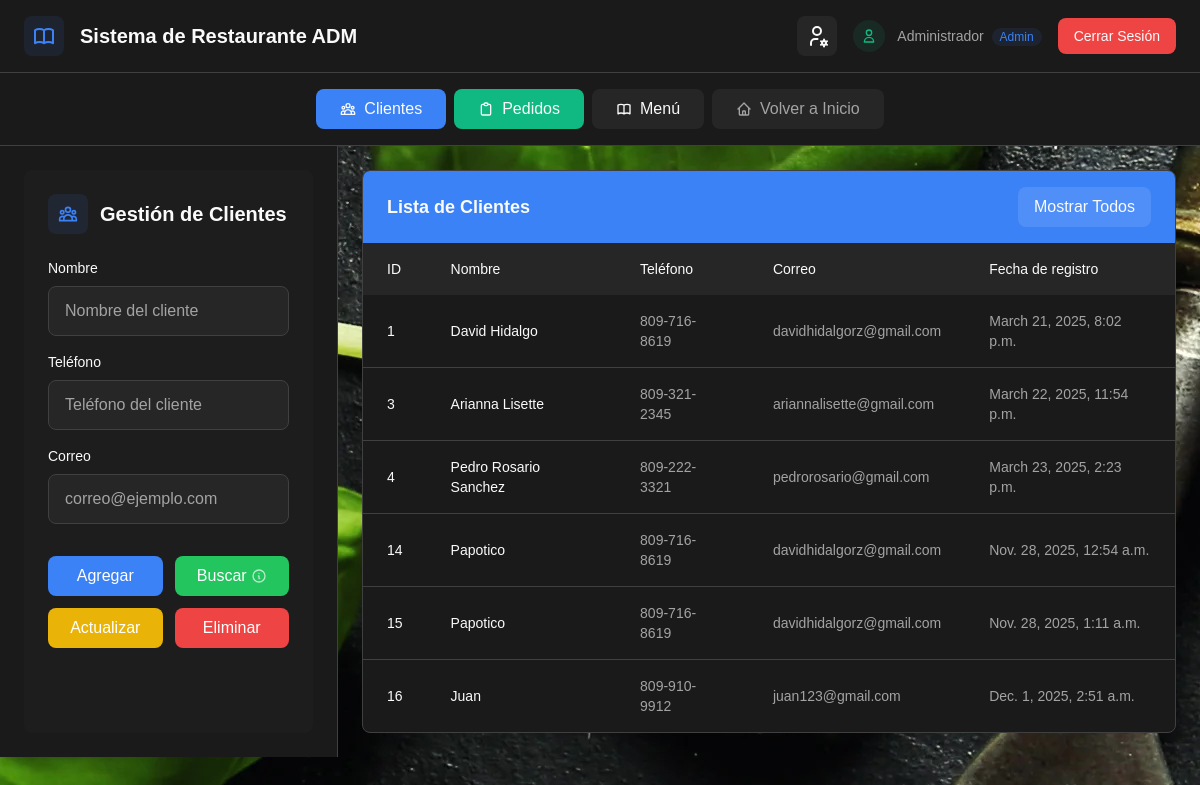
/home/client/ (signed in), run on the app's committed database.
### Web_Restaurante/models.py (models this page shows, shortened)
class Cliente(models.Model):
    nombre = models.CharField(max_length=100)
    telefono = models.CharField(max_length=15)
    correo = models.EmailField()
    fecha_registro = models.DateTimeField(auto_now_add=True)

### Web_Restaurante/views.py (the view)
# urls.py: path('home/client/', views.cliente_list, name='clientes'),
@login_required
@cache_control(no_cache=True, must_revalidate=True, no_store=True)
def cliente_list(request):
    clientes = Cliente.objects.all().order_by("id")
    form = ClienteForm()
    return render(request, "client.html", {
        "clientes": clientes,
        "form": form,
    })

### Web_Restaurante/forms.py (shortened to what this page needs)
class ClienteForm(forms.ModelForm):
    class Meta:
        model = Cliente
        fields = ['nombre', 'telefono', 'correo']

### Web_Restaurante/templates/client.html (shortened to what this page needs)
{% extends "home.html" %}
{% load static %}
{% block btn-header-content %}
  <a href="{% url 'home' %}"
     class="bg-muted hover:bg-muted/80 text-muted-foreground px-6 py-2 rounded-lg font-medium transition-all duration-200 flex items-center space-x-2">
    <svg class="w-4 h-4" fill="none" stroke="currentColor" viewBox="0 0 24 24">
      <path stroke-linecap="round" stroke-linejoin="round" stroke-width="2" d="M3 12l2-2m0 0l7-7 7 7M5 10v10a1 1 0 001 1h3m10-11l2 2m-2-2v10a1 1 0 01-1 1h-3m-6 0a1 1 0 001-1v-4a1 1 0 011-1h2a1 1 0 011 1v4a1 1 0 001 1m-6 0h6">
      </path>
    </svg>
    <span>Volver a Inicio</span>
  </a>
{% endblock btn-header-content %}
{% block content %}
  <div class="flex h-[calc(100vh-140px)]">
    <div class="w-98 bg-card border-r border-border p-6">
      <div class="bg-secondary/30 rounded-lg p-6 h-full">
        {% block sidebar_content %}
          <div class="space-y-6">
            <div class="flex items-center space-x-3 mb-6">
              <div class="w-10 h-10 bg-primary/10 rounded-lg flex items-center justify-center">
              </div>
              <h2 class="text-xl font-bold text-foreground">Gestión de Clientes</h2>
            </div>
            <form method="post" id="client-form" class="space-y-4">
              <div>
                <label for="name_client"
                       class="block text-sm font-medium text-foreground mb-2">Nombre</label>
                <input type="text"
                       name="nombre"
                       id="name_client"
                       class="w-full px-4 py-3 bg-input border border-border rounded-lg focus:ring-2 focus:ring-primary focus:border-transparent transition-all duration-200 text-foreground placeholder-muted-foreground"
                       placeholder="Nombre del cliente" />
              </div>
              <div>
                <label for="tel_client"
                       class="block text-sm font-medium text-foreground mb-2">Teléfono</label>
                <input type="text"
                       name="telefono"
                       id="tel_client"
                       class="w-full px-4 py-3 bg-input border border-border rounded-lg focus:ring-2 focus:ring-primary focus:border-transparent transition-all duration-200 text-foreground placeholder-muted-foreground"
                       placeholder="Teléfono del cliente" />
              </div>
              <div>
                <label for="email_client"
                       class="block text-sm font-medium text-foreground mb-2">Correo</label>
                <input type="email"
                       name="correo"
                       id="email_client"
                       class="w-full px-4 py-3 bg-input border border-border rounded-lg focus:ring-2 focus:ring-primary focus:border-transparent transition-all duration-200 text-foreground placeholder-muted-foreground"
                       placeholder="correo@ejemplo.com" />
              </div>
              <div class="grid grid-cols-2 gap-3 pt-4">
                <button type="submit"
                        formaction="{% url 'cliente_agregar' %}"
                        class="bg-blue-500 hover:bg-blue-600 text-white px-4 py-2 rounded-lg font-medium transition-all duration-200">
                  Agregar
                </button>
                <button type="submit"
                        formaction="{% url 'cliente_buscar' %}"
                class="bg-green-500 hover:bg-green-600 text-white px-4 py-2 rounded-lg font-medium transition-all duration-200 flex items-center justify-center space-x-1">
                  <span>Buscar</span>
                  <div class="group relative">
                    <svg class="w-4 h-4 text-accent-foreground/70"
                         fill="none"
                         stroke="currentColor"
                         viewBox="0 0 24 24">
                      <path stroke-linecap="round" stroke-linejoin="round" stroke-width="2" d="M13 16h-1v-4h-1m1-4h.01M21 12a9 9 0 11-18 0 9 9 0 0118 0z">
                      </path>
                    </svg>
                  </div>
                </button>
                <button type="submit"
                        formaction="{% url 'cliente_actualizar' %}"
                        class="bg-yellow-500 hover:bg-yellow-600 text-white px-4 py-2 rounded-lg font-medium transition-all duration-200">
                  Actualizar
                </button>
                <button type="submit"
                        formaction="{% url 'cliente_eliminar' %}"
                        class="bg-red-500 hover:bg-red-600 text-white px-4 py-2 rounded-lg font-medium transition-all duration-200">
                  Eliminar
                </button>
              </div>
            </form>
          </div>
        {% endblock sidebar_content %}
      </div>
    </div>
    <div class="flex-1 p-6 overflow-auto">
      {% block table_content %}
        <div class="bg-card rounded-lg border border-border overflow-hidden">
          <div class="bg-primary px-6 py-4 flex items-center justify-between">
            <h3 class="text-lg font-semibold text-primary-foreground">Lista de Clientes</h3>
            <button type="button"
                    id="show-all-clients"
                    class="bg-primary-foreground/10 hover:bg-primary-foreground/20 text-primary-foreground px-4 py-2 rounded-lg font-medium transition-all duration-200">
              Mostrar Todos
            </button>
          </div>
          <div class="overflow-x-auto">
            <table class="w-full">
              <thead class="bg-secondary">
                <tr>
                  <th class="px-6 py-4 text-left text-sm font-medium text-secondary-foreground">ID</th>
                  <th class="px-6 py-4 text-left text-sm font-medium text-secondary-foreground">Nombre</th>
                  <th class="px-6 py-4 text-left text-sm font-medium text-secondary-foreground">Teléfono</th>
                  <th class="px-6 py-4 text-left text-sm font-medium text-secondary-foreground">Correo</th>
                  <th class="px-6 py-4 text-left text-sm font-medium text-secondary-foreground">Fecha de registro</th>
                </tr>
              </thead>
              <tbody class="divide-y divide-border">
                {% for cliente in clientes %}
                  <tr onclick="fillForm('{{ cliente.id }}', '{{ cliente.nombre }}', '{{ cliente.telefono }}', '{{ cliente.correo }}')"
                      class="hover:bg-muted/30 cursor-pointer transition-colors duration-200">
                    <td class="px-6 py-4 text-sm text-foreground">{{ cliente.id }}</td>
                    <td class="px-6 py-4 text-sm text-foreground font-medium">{{ cliente.nombre }}</td>
                    <td class="px-6 py-4 text-sm text-muted-foreground">{{ cliente.telefono }}</td>
                    <td class="px-6 py-4 text-sm text-muted-foreground">{{ cliente.correo }}</td>
                    <td class="px-6 py-4 text-sm text-muted-foreground">{{ cliente.fecha_registro }}</td>
                  </tr>
                {% endfor %}
              </tbody>
            </table>
          </div>
        </div>
      {% endblock table_content %}
    </div>
  </div>
{% endblock content %}

### Web_Restaurante/templates/home.html (shortened to what this page needs)
<!DOCTYPE html>
<html lang="es">
  <head>
    {% load static %}
    <link rel="stylesheet" href="{% static 'css/base_style.css' %}?v=1.1" />
    <link rel="stylesheet" href="{% static 'css/tailwind.css' %}">
  </head>
  <body class="min-h-screen bg-background text-foreground">
    <header class="bg-card border-b border-border">
      <div class="px-6 py-4">
        <div class="flex items-center justify-between">
          <div class="flex items-center space-x-4">
            <div class="w-10 h-10 bg-primary/10 rounded-lg flex items-center justify-center">
            </div>
            <h1 class="text-xl font-bold text-foreground">Sistema de Restaurante ADM</h1>
          </div>
          <div class="flex items-center space-x-4">
            {% if user.is_superuser %}
              <a href="{% url 'admin_panel' %}"
                 class="bg-secondary hover:bg-secondary/80 text-secondary-foreground w-10 h-10 rounded-lg flex items-center justify-center transition-all duration-200 group relative"
                 title="Panel de Administración">
              </a>
            {% endif %}
            <div class="flex items-center space-x-3">
              <div class="w-8 h-8 bg-accent/10 rounded-full flex items-center justify-center">
                <svg class="w-4 h-4 text-accent"
                     fill="none"
                     stroke="currentColor"
                     viewBox="0 0 24 24">
                  <path stroke-linecap="round" stroke-linejoin="round" stroke-width="2" d="M16 7a4 4 0 11-8 0 4 4 0 018 0zM12 14a7 7 0 00-7 7h14a7 7 0 00-7-7z">
                  </path>
                </svg>
              </div>
              <span class="text-sm text-muted-foreground">
                {{ user.username }}
                {% if user.is_superuser %}
                  <span class="ml-1 px-2 py-0.5 bg-primary/10 text-primary text-xs rounded-full">Admin</span>
                {% endif %}
              </span>
            </div>
            <a href="{% url 'logout' %}"
               class="bg-destructive hover:bg-destructive/90 text-destructive-foreground px-4 py-2 rounded-lg text-sm font-medium transition-all duration-200">
              Cerrar Sesión
            </a>
          </div>
        </div>
      </div>
    </header>
    <nav class="bg-card border-b border-border">
      <div class="px-6 py-4">
        <div class="flex items-center justify-center space-x-2">
          <a href="{% url 'clientes' %}"
             class="bg-primary hover:bg-primary/90 text-primary-foreground px-6 py-2 rounded-lg font-medium transition-all duration-200 flex items-center space-x-2">
            <span>Clientes</span>
          </a>
          <a href="{% url 'orders' %}"
             class="bg-accent hover:bg-accent/90 text-accent-foreground px-6 py-2 rounded-lg font-medium transition-all duration-200 flex items-center space-x-2">
            <svg class="w-4 h-4" fill="none" stroke="currentColor" viewBox="0 0 24 24">
              <path stroke-linecap="round" stroke-linejoin="round" stroke-width="2" d="M9 5H7a2 2 0 00-2 2v12a2 2 0 002 2h10a2 2 0 002-2V7a2 2 0 00-2-2h-2M9 5a2 2 0 002 2h2a2 2 0 002-2M9 5a2 2 0 012-2h2a2 2 0 012 2">
              </path>
            </svg>
            <span>Pedidos</span>
          </a>
          <a href="{% url 'menu' %}"
             class="bg-secondary hover:bg-secondary/80 text-secondary-foreground px-6 py-2 rounded-lg font-medium transition-all duration-200 flex items-center space-x-2">
            <span>Menú</span>
          </a>
          {% block btn-header-content %}
          {% endblock btn-header-content %}
        </div>
      </div>
    </nav>
    <main class="flex-1">
      {% block content %}{% endblock content %}
    </main>
  </body>
</html>

### Web_Restaurante/static/css/base_style.css (style rules this page uses)
body { margin: 0; font-family: sans-serif; background-image: url('../images/background.webp'); background-size: auto; background-color: #000000; background-repeat: no-repeat; height: 100vh; }

### data on the page
Cliente: id "1", nombre "David Hidalgo", telefono "809-716-8619", correo "davidhidalgorz@gmail.com", fecha_registro "March 21, 2025, 8:02 p.m."
Cliente: id "3", nombre "Arianna Lisette", telefono "809-321-2345", correo "ariannalisette@gmail.com", fecha_registro "March 22, 2025, 11:54 p.m."
Cliente: id "4", nombre "Pedro Rosario Sanchez", telefono "809-222-3321", correo "pedrorosario@gmail.com", fecha_registro "March 23, 2025, 2:23 p.m."
Cliente: id "14", nombre "Papotico", telefono "809-716-8619", correo "davidhidalgorz@gmail.com", fecha_registro "Nov. 28, 2025, 12:54 a.m."
Cliente: id "15", nombre "Papotico", telefono "809-716-8619", correo "davidhidalgorz@gmail.com", fecha_registro "Nov. 28, 2025, 1:11 a.m."
Cliente: id "16", nombre "Juan", telefono "809-910-9912", correo "juan123@gmail.com", fecha_registro "Dec. 1, 2025, 2:51 a.m."

### other printed values
{{ user.username }} "Administrador"
